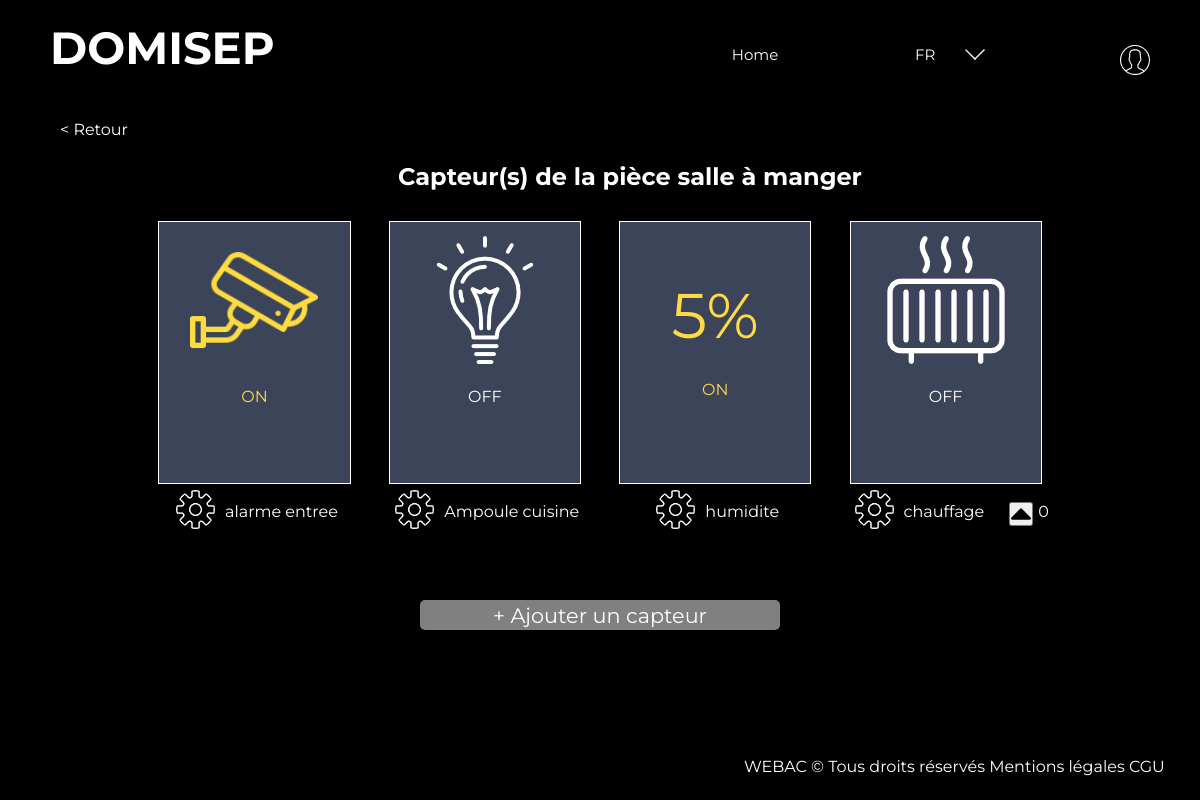
The page /Views/listecapteurs.php?piece=5c38f2a15fe26 (signed in) on the database its author committed.
### tables this page shows
CREATE TABLE `piece` (
  `pieceID` varchar(200) NOT NULL,
  `nom` varchar(20) NOT NULL,
  `surface` int(11) NOT NULL,
  `logementID` varchar(200) NOT NULL
);

CREATE TABLE `capteur` (
  `nom` varchar(20) NOT NULL,
  `capteurID` varchar(200) NOT NULL,
  `typ` enum('lumiere','camera','humidite','temperature') NOT NULL,
  `pieceID` varchar(200) NOT NULL,
  `etat` tinyint(1) NOT NULL
);

CREATE TABLE `controleur` (
  `controleurID` varchar(200) NOT NULL,
  `nom` varchar(20) NOT NULL,
  `typ` enum('chauffage') NOT NULL,
  `etat` int(6) NOT NULL,
  `pieceID` varchar(200) NOT NULL
);

### Models/database.php (called while the page is built)
<?php
function connect (){
$servername = "localhost";
$user = "root";
$password = "root";
    try {
        $conn = new PDO("mysql:host=$servername;dbname=domisep",$user,$password);
        $conn->setAttribute(PDO::ATTR_ERRMODE, PDO::ERRMODE_EXCEPTION);
        return $conn;
    }
    catch(PDOException $e){
        echo "Connection failed: " . $e->getMessage();
    }
    return "problème";
}
?>

### Models/pieces.php (called while the page is built, shortened)
<?php
require_once("../Models/database.php");
function RecupPiecebyID($pieceID){
    $conn = connect() -> prepare('SELECT * FROM piece WHERE pieceID=?');
    $conn -> execute(array($pieceID));
    $resultat = $conn -> fetchAll(PDO::FETCH_NUM);
    return $resultat;
}
?>

### controllers/ModifPieces.php (called while the page is built, shortened)
<?php
require_once('../Models/pieces.php');
function RecupPieceModif($pieceID){
  return RecupPiecebyID($pieceID);
}
?>

### Models/capteurs.php (called while the page is built, shortened)
<?php
 require_once("../Models/database.php");
function RecupCapteur($pieceID){
    $conn = connect() -> prepare('SELECT * FROM capteur WHERE pieceID =?');
    $conn -> execute(array($pieceID));
    $resultat = $conn -> fetchAll(PDO::FETCH_NUM);
    return $resultat;
}
function RecupControleur($pieceID){
    $conn = connect() -> prepare('SELECT * FROM controleur WHERE pieceID =?');
    $conn -> execute(array($pieceID));
    $resultat = $conn -> fetchAll(PDO::FETCH_NUM);
    return $resultat;
}
?>

### controllers/FormulaireAjoutCapteur.php (called while the page is built, shortened)
<?php
require_once("../Models/database.php");
require_once("../Models/capteurs.php");
function RecupCapteurControleur($id) {
  return RecupCapteur($id);
}
function RecupControleursController($id) {
  return RecupControleur($id);
}
?>

### Views/listecapteurs.php (the view, shortened to what this page needs)
<!DOCTYPE html>
<html>
    <head>
        <link rel="stylesheet" href="../css/codecapteur.css" />
        <?php include('header_user.php') ?>
    </head>
    <body>
    <div id="retour">
    <?php
    require_once ('../controllers/ModifPieces.php');
    $pieceID = $_SESSION['selected_piece'];
    $piece = RecupPieceModif($pieceID);
    echo '
    <a href="../Views/listepieces.php?log='.$piece[0][3].'">  < Retour
    </a>';
    require_once ('../Models/pieces.php');
                $piece = $_SESSION['selected_piece'];
                $pie = RecupPiecebyID($piece);
                echo'
                <h2>Capteur(s) de la pièce '.$pie[0][1].'</h2>';
    ?>
    </div>
    <section>
    	<div id="capteurs">
        <?php
            require_once __DIR__.'/../controllers/FormulaireAjoutCapteur.php';
            $capteurs = RecupCapteurControleur($_SESSION['selected_piece']);
            $controleurs = RecupControleursController($_SESSION['selected_piece']);
            if (count($capteurs) == 0 && count($controleurs)==0) {
                echo "<li> Vous n'avez pas encore de capteurs pour cette pièce.</li>";
            } elseif (count($capteurs) !== 0 or count($controleurs) !==0){
                foreach ($capteurs as $capteur) {
                    $type=$capteur[2];
                    if ($type == 'lumiere'){
                        if ($capteur[4] == true) {
                            echo '
                        <div class="'.$capteur[1].' block">
                            <div class="component-on figure show" >
                                <p style="color:#FFDA44"> <a href = "#"> <img src="../Images/Capteur/on/iconeLumiere.png" alt="photo de lumiere eteinte" width="128" height="128"/></a>
                                <br/><br/> ON </p>
                            </div>
                            <div  class="component-off figure hide">
                            <p><a href = "#"><img src="../Images/Capteur/off/iconeLumiere.png" alt="photo de lumiere"width="128" height="128"/></a>
                            <br/><br/> OFF </p>
                        </div>
                            <div class="caractère">
                            <p><a href = "../Views/ModifCapteur.php?capteur='.$capteur[1].'"><img src="../Images/Capteur/off/iconereglageblanc.png" alt="logo réglage" width="39" height="39"/></a></p>
                            '.$capteur[0].'
                            </div>
                        </div>  ';
                        } else {
                            echo '
                        <div class="'.$capteur[1].' block">
                            <div class="component-on figure hide" >
                                <p style="color:#FFDA44"> <a href = "#"> <img src="../Images/Capteur/on/iconeLumiere.png" alt="photo de lumiere eteinte" width="128" height="128"/></a>
                                <br/><br/> ON </p>
                            </div>
                            <div  class="component-off figure show">
                            <p><a href = "#"><img src="../Images/Capteur/off/iconeLumiere.png" alt="photo de lumiere"width="128" height="128"/></a>
                            <br/><br/> OFF </p>
                        </div>
                            <div class="caractère">
                            <p><a href = "../Views/ModifCapteur.php?capteur='.$capteur[1].'"><img src="../Images/Capteur/off/iconereglageblanc.png" alt="logo réglage" width="39" height="39"/></a></p>
                            '.$capteur[0].'
                            </div>
                        </div>  ';
                        }
                    }
                    elseif ($type == 'humidite'){
                        if ($capteur[4] == true) {
                            echo '
                        <div class="'.$capteur[1].' block">
                            <div class="component-on figure show" style=" color:#FFDA44" >
                                <div style=" color:#FFDA44" class="pourcentage">
                                    <p style=" color:#FFDA44">  5%  </a>
                                    </p>
                                </div>
                                <br/><br/> ON
                            </div>
                            <div class="component-off figure hide" style=" color: white" >
                                <div class="pourcentage">
                                    <p style=" color:white">  5%  </a>
                                    </p>
                                </div>
                                <br/><br/> OFF
                            </div>
                            <div class="caractère" >
                            <p><a href = "../Views/ModifCapteur.php?capteur='.$capteur[1].'"><img src="../Images/Capteur/off/iconereglageblanc.png" alt="logo réglage" width="39" height="39"/></a></p>
                            '.$capteur[0].'
                            </div>
                        </div>';}
                        else {
                            echo '
                        <div class="'.$capteur[1].' block">
                            <div class="component-on figure hide" style=" color:#FFDA44" >
                                <div style=" color:#FFDA44" class="pourcentage">
                                    <p style=" color:#FFDA44">  5%  </a>
                                    </p>
                                </div>
                                <br/><br/> ON
                            </div>
                            <div class="component-off figure show" style=" color: white" >
                                <div class="pourcentage">
                                    <p style=" color:white">  5%  </a>
                                    </p>
                                </div>
                                <br/><br/> OFF
                            </div>
                            <div class="caractère" >
                            <p><a href = "../Views/ModifCapteur.php?capteur='.$capteur[1].'"><img src="../Images/Capteur/off/iconereglageblanc.png" alt="logo réglage" width="39" height="39"/></a></p>
                            '.$capteur[0].'
                            </div>
                        </div>';}
                        }
                    elseif ($type == 'camera'){
                        if ($capteur[4] == true) {
                            echo '
                        <div class="'.$capteur[1].' block">
                            <div class="component-on figure show">
                                <p style=" color:#FFDA44"><a href = "#"><img src="../Images/Capteur/on/iconeCamera.png" alt="photo de cadenas"width="128" height="128"/></a>
                                <br/><br/> ON </p>
                            </div>
                            <div  class="component-off figure hide">
                            <p><a href = "#"><img src="../Images/Capteur/off/iconeCamera.png" alt="photo de cadenas"width="128" height="128"/></a>
                            <br/><br/> OFF </p>
                        </div>
                            <div class="caractère">
                            <p><a href = "../Views/ModifCapteur.php?capteur='.$capteur[1].'"> <img src="../Images/Capteur/off/iconereglageblanc.png" alt="logo réglage" width="39" height="39"/></a></p>
                                '.$capteur[0].'
                            </div>
                        </div> ';}
                        else {
                            echo '
                            <div class="'.$capteur[1].' block">
                                <div class="component-on figure hide">
                                    <p style=" color:#FFDA44"><a href = "#"><img src="../Images/Capteur/on/iconeCamera.png" alt="photo de cadenas"width="128" height="128"/></a>
                                    <br/><br/> ON </p>
                                </div>
                                <div  class="component-off figure show">
                                <p><a href = "#"><img src="../Images/Capteur/off/iconeCamera.png" alt="photo de cadenas"width="128" height="128"/></a>
                                <br/><br/> OFF </p>
                            </div>
                                <div class="caractère">
                                <p><a href = "../Views/ModifCapteur.php?capteur='.$capteur[1].'"> <img src="../Images/Capteur/off/iconereglageblanc.png" alt="logo réglage" width="39" height="39"/></a></p>
                                    '.$capteur[0].'
                                </div>
                            </div> ';}
                        }
                }
                foreach ($controleurs as $controleurs) {
                    $etat =$controleurs[3];
                    if ($etat == '0') {
                        echo '
                    <div class="'.$controleurs[0].' block">
                        <div  class="fig show">
                        <p><a href = "#"><img src="../Images/Capteur/off/iconeChauffage.png" alt="photo de chauffage"width="128" height="128"/></a>
                        <br/><br/> OFF </p>
                        </p>
                    </div>
                        <div class="caractère">
                        <p><a href = "../Views/ModifControleur.php?capteur='.$controleurs[0].'"><img src="../Images/Capteur/off/iconereglageblanc.png" alt="logo réglage" width="39" height="39"/></a></p>
                            '.$controleurs[1].'
                        <div class = "compteur">
                            <div class="img image-up">
                            <form action="../controllers/changementetatcontroleur.php" method="post">
                            <input type="hidden" value='.$controleurs[0].' name="controleur" id="controleur"/>
                            <input type="hidden" value="add_etat" name="up" id="up"/>
                            <button type="submit" name ="up"> <img src="../Images/sort-up.png" style="height:20px;width:20px;" alt="Submit"></button>
                            </form>
                            </div>
                                <div id="number">'.$etat.'</div>
                        </div>
                    </div>';}
                    }
                }
            ?>
        </div>
            <?php
            echo'
            </div>
            <a href="../Views/AjoutCapteur.php?piece='.$_SESSION['selected_piece'].'"> <div class="ajoutcapteur">
             <p>+  Ajouter un capteur</p>
        </div></a>';
        ?>
</section>
</body>
</html>

### css/codecapteur.css (style rules this page uses)
* { list-style-type: none; text-decoration: none; font-family: 'Montserrat', sans-serif; color:white; margin: 0; padding: 0; }
body { background: linear-gradient(rgba(0, 0, 0, 0.5), rgba(0, 0, 0, 0.5)), url("../Images/fond.png") fixed no-repeat center top; background-color: black; background-size: 100%; }
section { display: flex; flex-direction: column; width: 100%; height: 100%; justify-content: space-around; margin: auto; overflow: auto; }
#capteurs { margin: auto; height: 350px; overflow: auto; width: 80%; flex-direction:row; justify-content: center; margin-bottom: 2%; flex-wrap: wrap; display:flex; }
.block { display: flex; width: 20%; flex-direction: column; text-align: center; margin-top:2%; margin-bottom:2%; margin-left:2%; margin-right:2%; }
.caractère { display:flex; flex-direction:row; text-align: center; align-content: center; align-items: center; justify-content: center; margin: auto; margin-top: 3%; }
.caractère p { padding-left: 5px; padding-right: 10px; }
.pourcentage { font-size: 63px; text-align:center; margin:auto; padding-top:25%; margin-bottom: -7%; word-wrap:break-word; }
#retour h2 { display: flex; align-content: center; align-items: center; justify-content: center; margin:auto; padding-top: 2%; padding-bottom: 1%; text-align: center; font-size: 1.5em; }
#retour { margin-left: 5%; }
.figure { border : 1px solid white; background-color: #3C4459; padding-top: 7%; padding-bottom:0%; padding-right:7%; padding-left:7%; margin-top: 0%; margin-bottom:0%; font-size: 1em; text-align:center; width: 85%; height: 100%; overflow:hidden; }
.fig { border : 1px solid white; background-color: #3C4459; padding-top: 7%; padding-bottom:0%; padding-right:7%; padding-left:7%; margin-top: 0%; margin-bottom:0%; font-size: 1em; text-align:center; width: 85%; height: 100%; overflow:hidden; }
.ajoutcapteur { border-radius:5px; font-size: 1.3em; background-color :grey; padding-top:0.2%; padding-bottom :0.2%; color: black; padding-left:2.5%; padding-right:2.5%; margin: auto; margin-bottom: 3%; margin-top: 2%; width: 300px; text-align: center; }
.show { display: block; }
button { display:flex; }
.compteur { margin-top: 5px; margin-left: 15px; display: flex; }
.image-up { margin-left: 10px; margin-right:5px; }

### css/headerUser.css (style rules this page uses)
* { text-decoration: none; list-style-type: none; font-family: 'Montserrat', sans-serif; color: white; margin: 0; padding: 0; }
body { background: linear-gradient(rgba(0, 0, 0, 0.5), rgba(0, 0, 0, 0.5)), url("../Images/fond.png") fixed no-repeat center top; background-color: black; background-size: 100%; }

### rows shown on the page
piece: nom "salle à manger"
capteur: nom "alarme entree"
capteur: nom "Ampoule cuisine"
capteur: nom "humidite"
controleur: nom "chauffage", etat "0"
